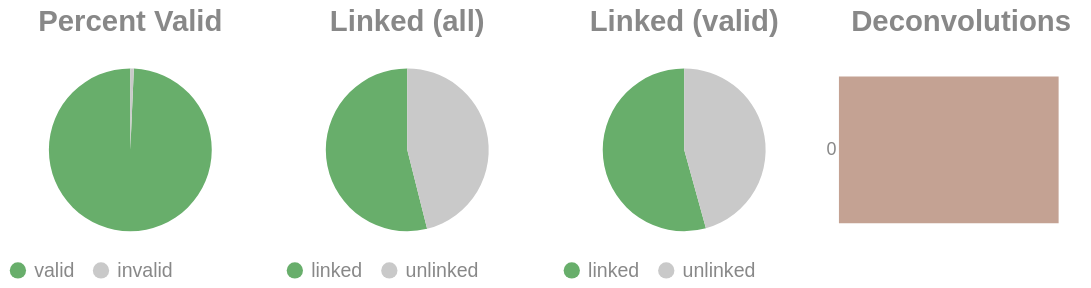

The notebook cell this image was saved under:
### Code cell
if SKIPLR:
    pass
else:
    clash = Counter()
    for i in valids['molecule'].to_list():
        _mol = i.split("-")
        if len(_mol) == 1:
            clash.update('0')
        else:
            clash.update(_mol[-1])

    _d = {"deconvolutions": [], 'count': []}
    for k,v in clash.items():
        _d['deconvolutions'].append(k)
        _d['count'].append(v)

    tot_valid = valids['reads'].sum()
    mask = valids['reads'] >= 2
    n_linked_reads = valids.filter(mask)['reads'].sum()
    if n_linked_reads == 0:
        print_html("No linked molecules (>=2 reads) were detected; skipping linked-only distributions.")
        SKIPLR = True
    else:
        perc_valid = round(tot_valid / n_reads, 4)
        linked_perc_abs = round(n_linked_reads / n_reads, 4)
        linked_perc = round(n_linked_reads / tot_valid, 4)

    _valid = pl.DataFrame({"valids": ['valid', 'invalid'], "count": [tot_valid, n_reads - tot_valid]})
    _linked_abs = pl.DataFrame({"linked (absolute)": ['linked', 'unlinked'], "count": [n_linked_reads, n_reads - n_linked_reads]})
    _linked_rel = pl.DataFrame({"linked (valids)": ['linked', 'unlinked'], "count": [n_linked_reads, tot_valid - n_linked_reads]})

    (
        alt.hconcat(
            piechart(_valid, goodval = 'valid', title = "Percent Valid"),
            piechart(_linked_abs, goodval = "linked", title =  "Linked (all)"),
            piechart(_linked_rel, goodval = "linked", title =  "Linked (valid)"),
            convolutionbar(pl.DataFrame(_d), title = "Deconvolutions"),
            center = True,
            bounds = 'flush'
        )
        .resolve_scale(color='independent')
        .resolve_legend('independent')
        .properties(usermeta={'embedOptions': {"actions": False}})
    ).display()

### Figure 1 — Vega-Lite specification as saved in the notebook (floating-point values rounded to 4 significant figures)
{"width": "container", "height": 400, "config": {"title": {"anchor": "start", "dy": -15, "fontSize": 18, "color": "#888888", "subtitleColor": "#888888", "subtitleFontSize": 14}, "arc": {"fill": "#0072B2"}, "axis": {"domainColor": "#888888", "domainWidth": 0.5, "gridWidth": 0.2, "grid": false, "titleFontWeight": 400, "titleFontSize": 15, "labelFontSize": 11, "labelColor": "#888888", "tickColor": "#888888", "tickWidth": 0.2, "titleColor": "#888888"}, "axisBand": {"grid": false}, "axisX": {"grid": true, "tickSize": 10, "domainCap": "round"}, "axisY": {"domain": false, "grid": true, "tickSize": 0, "domainCap": "round"}, "background": "transparent", "header": {"labelFontSize": 15, "labelColor": "#888888", "titleFontSize": 15, "titleFontWeight": 600, "titleColor": "#888888"}, "legend": {"labelFont": "sans-serif", "labelFontSize": 12, "labelColor": "#888888", "symbolSize": 100, "symbolType": "circle", "titleFontSize": 12, "titlePadding": 10, "titleColor": "#888888", "title": null}, "range": {"category": ["#E69F00", "#56B4E9", "#009E73", "#F0E442", "#0072B2", "#D55E00", "#CC79A7", "#000000"], "diverging": ["#cfe8f3", "#a2d4ec", "#73bfe2", "#46abdb", "#1696d2", "#12719e"]}, "area": {"fill": "#0072B2", "fillOpacity": 0.7, "line": true, "strokeOpacity": 0.7}, "line": {"color": "#0072B2", "stroke": "#0072B2", "strokeWidth": 2}, "trail": {"color": "#0072B2", "stroke": "#0072B2", "strokeWidth": 0, "size": 1}, "point": {"filled": true, "fillOpacity": 1.0, "size": 95}, "text": {"color": "#888888", "fontSize": 11, "align": "right", "fontWeight": 400, "size": 11}, "bar": {"fill": "#0072B2", "stroke": null}, "view": {"stroke": null, "continuousWidth": 660, "continuousHeight": 400}}, "hconcat": [{"data": {"name": "data-a10fd212cf3f3d4c9126c42cdeaf9b40"}, "mark": {"type": "arc"}, "encoding": {"color": {"field": "valids", "legend": {"orient": "bottom", "title": null}, "scale": {"domain": ["valid", "invalid"], "range": ["#68ae6b", "#C9C9C9"]}, "title": "Valids", "type": "nominal"}, "theta": {"field": "count", "type": "quantitative"}, "tooltip": [{"field": "valids", "title": "Valids", "type": "ordinal"}, {"field": "percent", "format": ".2%", "title": "Percent", "type": "quantitative"}, {"field": "count", "title": "Count", "type": "quantitative"}]}, "height": 100, "title": {"text": "Percent Valid", "align": "center", "anchor": "middle"}, "transform": [{"calculate": "datum.count / 11189304", "as": "percent"}], "width": 150}, {"data": {"name": "data-1e5729676e68a3e7d2919bc3697aa93f"}, "mark": {"type": "arc"}, "encoding": {"color": {"field": "linked (absolute)", "legend": {"orient": "bottom", "title": null}, "scale": {"domain": ["linked", "unlinked"], "range": ["#68ae6b", "#C9C9C9"]}, "title": "Linked (Absolute)", "type": "nominal"}, "theta": {"field": "count", "type": "quantitative"}, "tooltip": [{"field": "linked (absolute)", "title": "Linked (Absolute)", "type": "ordinal"}, {"field": "percent", "format": ".2%", "title": "Percent", "type": "quantitative"}, {"field": "count", "title": "Count", "type": "quantitative"}]}, "height": 100, "title": {"text": "Linked (all)", "align": "center", "anchor": "middle"}, "transform": [{"calculate": "datum.count / 11189304", "as": "percent"}], "width": 150}, {"data": {"name": "data-82e0d190f7e35fc829c09c16a77706ab"}, "mark": {"type": "arc"}, "encoding": {"color": {"field": "linked (valids)", "legend": {"orient": "bottom", "title": null}, "scale": {"domain": ["linked", "unlinked"], "range": ["#68ae6b", "#C9C9C9"]}, "title": "Linked (Valids)", "type": "nominal"}, "theta": {"field": "count", "type": "quantitative"}, "tooltip": [{"field": "linked (valids)", "title": "Linked (Valids)", "type": "ordinal"}, {"field": "percent", "format": ".2%", "title": "Percent", "type": "quantitative"}, {"field": "count", "title": "Count", "type": "quantitative"}]}, "height": 100, "title": {"text": "Linked (valid)", "align": "center", "anchor": "middle"}, "transform": [{"calculate": "datum.count / 11111875", "as": "percent"}], "width": 150}, {"data": {"name": "data-7b1aa5e7279bb2abd660f837306fde97"}, "mark": {"type": "bar"}, "encoding": {"color": {"field": "deconvolutions", "legend": null, "scale": {"scheme": "lightgreyred"}, "type": "nominal"}, "tooltip": [{"field": "deconvolutions", "title": "Deconvolutions", "type": "ordinal"}, {"field": "percent", "format": ".2%", "title": "Percent", "type": "quantitative"}, {"field": "count", "title": "Count", "type": "quantitative"}], "x": {"axis": null, "field": "count", "type": "quantitative"}, "y": {"field": "deconvolutions", "sort": "ascending", "title": null, "type": "nominal"}}, "height": 100, "title": {"text": "Deconvolutions", "align": "center", "anchor": "middle"}, "transform": [{"calculate": "datum.count / 7192569", "as": "percent"}], "width": 150}], "bounds": "flush", "center": true, "resolve": {"legend": {"angle": "independent"}, "scale": {"color": "independent"}}, "usermeta": {"embedOptions": {"actions": false}}, "$schema": "https://vega.github.io/schema/vega-lite/v6.1.0.json", "datasets": {"data-a10fd212cf3f3d4c9126c42cdeaf9b40": [{"valids": "valid", "count": 11111875}, {"valids": "invalid", "count": 77429}], "data-1e5729676e68a3e7d2919bc3697aa93f": [{"linked (absolute)": "linked", "count": 6033667}, {"linked (absolute)": "unlinked", "count": 5155637}], "data-82e0d190f7e35fc829c09c16a77706ab": [{"linked (valids)": "linked", "count": 6033667}, {"linked (valids)": "unlinked", "count": 5078208}], "data-7b1aa5e7279bb2abd660f837306fde97": [{"deconvolutions": "0", "count": 7192569}]}}
